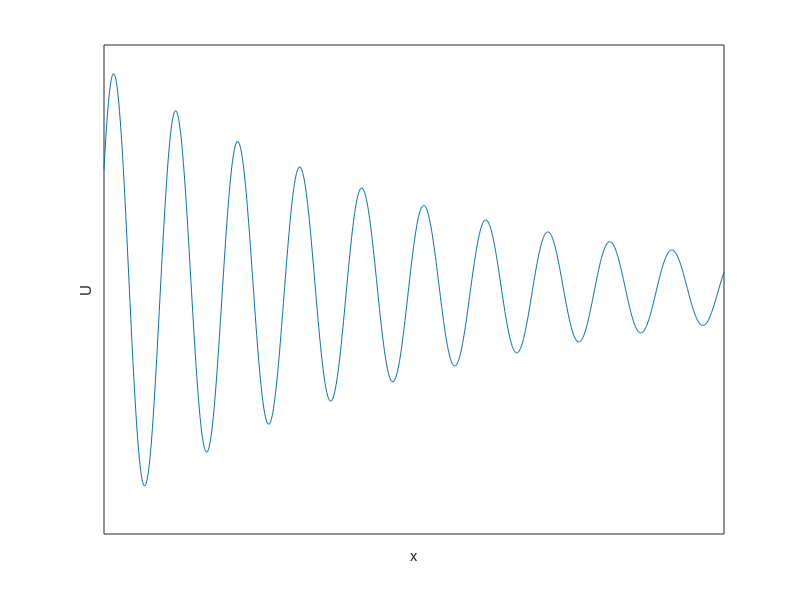

Recreate this plot in MATLAB. (Note: this script raises an error after producing the figure.)
f = 1;
phi = 1;
L = 1;
zeta = 0.03;
x = linspace(0, 10, 1000);
Nframes = 20;

%%

gifName = 'onde_amortie.gif';


%%
k = 2*pi/L * (sqrt(1-zeta^2) - 1i*zeta);
w = 2*pi*f;
U = @(t) real(exp(1i*((w*t - k*x + phi))));

t = 1/f * (0:Nframes-1)/Nframes;

figure();
plt = plot(x, U(t(1)));
ylim([-1.1, 1.1]);
xlabel('x');
ylabel('U');
xticks([]);
yticks([]);

set(gcf, 'Color', 'w');
set(gca, 'Color', 'w');

input(' ');


gif(gifName, 'frame', gcf, 'DelayTime', mean(diff(t)));

for kt = 2:Nframes
    plt.YData = U(t(kt));
    drawnow;
    gif;
end
